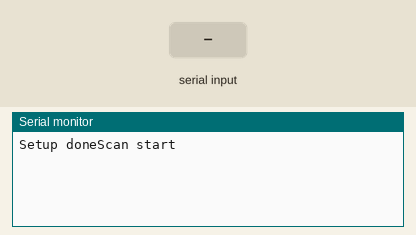
This sketch was run on a simulated ESP8266 (NodeMCU). Shown: the last lines printed to the serial monitor. Inputs (shaded band) come from the test bench. A WiFi scan finds three made-up networks.

Above: at 2.2 s.
2.3 s: "1\n" received over Serial
At 4.7 s:
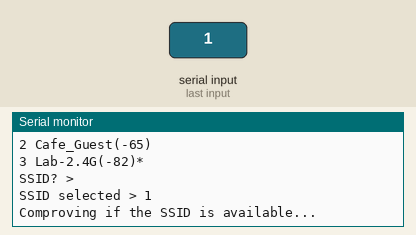
7.5 s: "0\n" received over Serial
At 13.9 s:
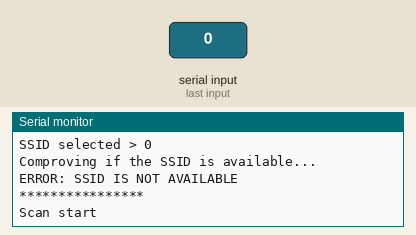

The sketch:

practica3_B_Client.ino
```cpp
#include "ESP8266WiFi.h"
#include <math.h>

// Wi-Fi Settigs
String ssid, password, s;
String _disconnect;
char* c_ssid;
char* c_pwd;
int contador = 0, n;
boolean _connect;

WiFiClient client;

//IP server setings
const char* server = "192.168.4.1"; //IP
const int postingInterval = 1000; // post data every 20 secods

void setup() {
  Serial.begin(9600);
  WiFi.mode(WIFI_STA);
  WiFi.disconnect();
  delay(1000);
  Serial.print("Setup done");
}

void loop() {
  // If not connected to WiFi connect
  if (WiFi.status() != WL_CONNECTED) {
    scanWiFi();
    wifiNetworkSelection();
    if (_connect)
      connectToWifi();
  //If already connected
  } else {
    // If there is connection with server
    if (client.connect(server, 80)) {

      //Mesure Signal Strength (RSSI) of Wi-Fi connection
      long rssi = WiFi.RSSI();

      //Info sending
      Serial.println("Connected");
      Serial.println(server);
      for(int i=0; i<10;i++){
        client.write("Hola",sizeof(char)*4);
        delay(100);
      }
    }
    client.stop();

    //wait and then post again
    delay(postingInterval);
  }
  Serial.println("****************");
  //Wait a bit before scaning again
  delay(1000);

}

void scanWiFi() {
  Serial.println("Scan start");

  int n = WiFi.scanNetworks();
  Serial.println("Scan done");

  if (n == 0) {
    Serial.println("no networks found");
  } else {
    for (int i = 0; i < n; i++) {
      Serial.print(i + 1);
      Serial.print(" ");
      Serial.print(WiFi.SSID(i));
      Serial.print("(");
      int rssi = WiFi.RSSI(i);
      Serial.print(rssi);
      Serial.print(")");
      Serial.print((WiFi.encryptionType(i) == ENC_TYPE_NONE) ? " " : "*");
      Serial.println();
      delay(10);
    }
  }
}

void connectToWifi() {
  if (WiFi.status() != WL_CONNECTED) {
    WiFi.begin(c_ssid, c_pwd);
    Serial.print("Connecting");
    while (WiFi.status() != WL_CONNECTED) {
      delay(1000);
      Serial.print(".");
      contador++;
      if (contador == 10) {
        contador = 0;
        break;
      }
    }
    Serial.println();
    if (WiFi.status() == WL_CONNECTED) { //Check: https://www.arduino.cc/en/Reference/WiFiStatus for more details
      Serial.print("WiFi local IP > ");
      Serial.println(WiFi.localIP());
    }
    else {
      Serial.println("ERROR: CAN NOT CONNECT TO NETWORK");
    }
  }
}

void wifiNetworkSelection() {
  if (WiFi.status() != WL_CONNECTED) {
    Serial.println("SSID? >");
    while (!Serial.available());
    ssid = Serial.readStringUntil('\n');
    c_ssid = strTochar(ssid, c_ssid);
    Serial.print("SSID selected > ");
    Serial.println(c_ssid);
    delay(1000);
    _connect = ssidAvailable();
    if (_connect) {
      Serial.println("Password? >");
      while (!Serial.available());
      password = Serial.readStringUntil('\n');
      c_pwd = strTochar(password, c_pwd);
      Serial.print("Password > ");
      Serial.println(c_pwd);
      delay(1000);
    }
  }
}

char* strTochar(String txt, char* c) {
  if (WiFi.status() != WL_CONNECTED) {
    int len = txt.length();
    c = (char*)malloc(len);
    strncpy(c, txt.c_str(), len);
    c[len] = '\0';

    return c;
  }
  return NULL;
}

boolean ssidAvailable() {
  Serial.println("Comproving if the SSID is available...");
  n = WiFi.scanNetworks();
  if (n == 0)
    Serial.println("No networks found!");
  else {
    for (int i = 0; i < n; i++) {
      s = WiFi.SSID(i);
      if (strncmp(s.c_str(), c_ssid, s.length()) == 0) {
        Serial.println("SSID available: OK");
        return true;
      }
    }
  }
  Serial.println("ERROR: SSID IS NOT AVAILABLE");
  return false;
}
```

Measured:
- after the input at 2.3 s, the serial monitor: prints a new line after 0.73 s (image 1)
- after the input at 7.5 s, the serial monitor: prints a new line after 1.6 s (image 2)
